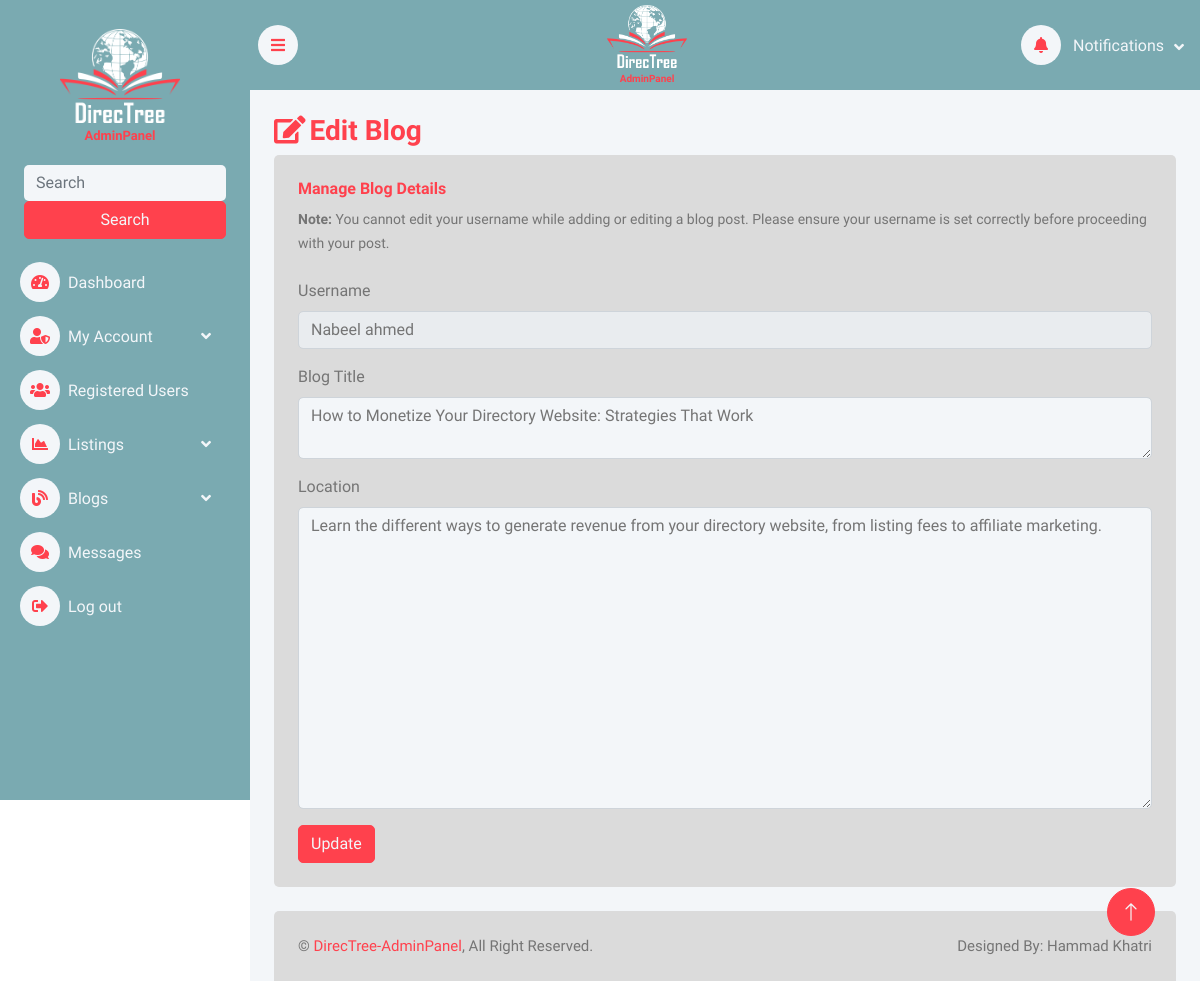
The app's page /admin/editBlog.php?blogId=13 (signed in) with its own data.
### tables this page shows
CREATE TABLE `blogs` (
  `id` int(11) NOT NULL,
  `username` varchar(250) NOT NULL,
  `title` text NOT NULL,
  `content` text NOT NULL,
  `status` enum('pending','approved','rejected') NOT NULL,
  `add-time` datetime NOT NULL DEFAULT current_timestamp()
);

### admin/editBlog.php (the view, shortened to what this page needs)
<!DOCTYPE html>
<html lang="en">
<head>
    <link href="https://cdnjs.cloudflare.com/ajax/libs/font-awesome/5.10.0/css/all.min.css" rel="stylesheet">
    <link href="https://cdn.jsdelivr.net/npm/bootstrap-icons@1.4.1/font/bootstrap-icons.css" rel="stylesheet">
    <link href="lib/owlcarousel/assets/owl.carousel.min.css" rel="stylesheet">
    <link href="lib/tempusdominus/css/tempusdominus-bootstrap-4.min.css" rel="stylesheet" />
    <link href="css/bootstrap.min.css" rel="stylesheet">
    <link href="css/style.css" rel="stylesheet">
</head>
<body>
    <div class="container-xxl position-relative bg-white d-flex p-0">
        <?php
        include 'partials/_sidebar.php';
        ?>
        <div class="content">
            <?php
            include 'partials/_nav.php';
            ?>
            <div class="container-fluid pt-4 px-4">
                <h3><i class="fas fa-edit me-1"></i>Edit Blog</h3>
                <div class="row g-4">
                    <div class="col-12">
                        <div class="bg-light rounded h-100 p-4">
                            <h6>Manage Blog Details</h6>
                            <small class="note"><b>Note:</b> You cannot edit your username while adding or editing a
                                blog post. Please ensure your username is set correctly before proceeding with your
                                post.
                            </small>
                            <?php
                                if (isset($_GET['blogId'])){
                                    $id = $_GET['blogId'];
                                    $sql = "SELECT * FROM blogs WHERE id = '$id'";
                                    $result = mysqli_query($conn, $sql);
                                    $row = mysqli_fetch_assoc($result);
                                }
                            ?>
                            <form action="partials/_updateBlog.php?idnew= <?php echo $id; ?>" method="POST"
                                enctype="multipart/form-data" class="mt-4">
                                <div class="mb-3">
                                    <label for="exampleInputEmail1" class="form-label">Username</label>
                                    <input type="text" class="form-control" id="exampleInputEmail1" name="username"
                                        value="<?php echo $row['username']?>" aria-describedby="emailHelp" readonly
                                        required>
                                </div>
                                <div class="mb-3">
                                    <label for="exampleInputEmail1" class="form-label">Blog Title</label>
                                    <textarea name="title" id="exampleInputEmail1" class="form-control"
                                        required><?php echo $row['title']?></textarea>
                                </div>
                                <div class="mb-3">
                                    <label for="exampleInputEmail1" class="form-label">Location</label>
                                    <textarea name="content" id="exampleInputEmail1" class="form-control" rows="12"
                                        required><?php echo $row['content']?></textarea>
                                </div>
                                <button type="submit" name="updateBlog" class="btn btn-primary">Update</button>
                            </form>
                        </div>
                    </div>
                </div>
            </div>
            <?php
            include 'partials/_footer.php';
            ?>
        </div>
        <a href="#" class="btn btn-lg btn-primary btn-lg-square back-to-top"><i class="bi bi-arrow-up"></i></a>
    </div>
</body>
</html>

### admin/css/style.css (style rules this page uses)
:root { --primary: #ff414d; --light: #F3F6F9; --dark: #191C24; }
.back-to-top { position: fixed; display: none; right: 45px; bottom: 45px; z-index: 99; }
.btn { transition: .5s; }
.btn.btn-primary { color: #F3F6F9; }
.btn-lg-square { width: 48px; height: 48px; }
.btn-square, .btn-sm-square, .btn-lg-square { padding: 0; display: inline-flex; align-items: center; justify-content: center; font-weight: normal; border-radius: 50px; }
.content { margin-left: 250px ; min-height: 100vh ; background: #F3F6F9 ; transition: 0.5s ; }
@media (min-width: 992px) { .content { width: calc(100% - 250px); } }

### records on screen
blogs: username "Nabeel ahmed", title "How to Monetize Your Directory Website: Strategies That Work", content "Learn the different ways to generate revenue from your directory website, from listing fees to affiliate marketing."
